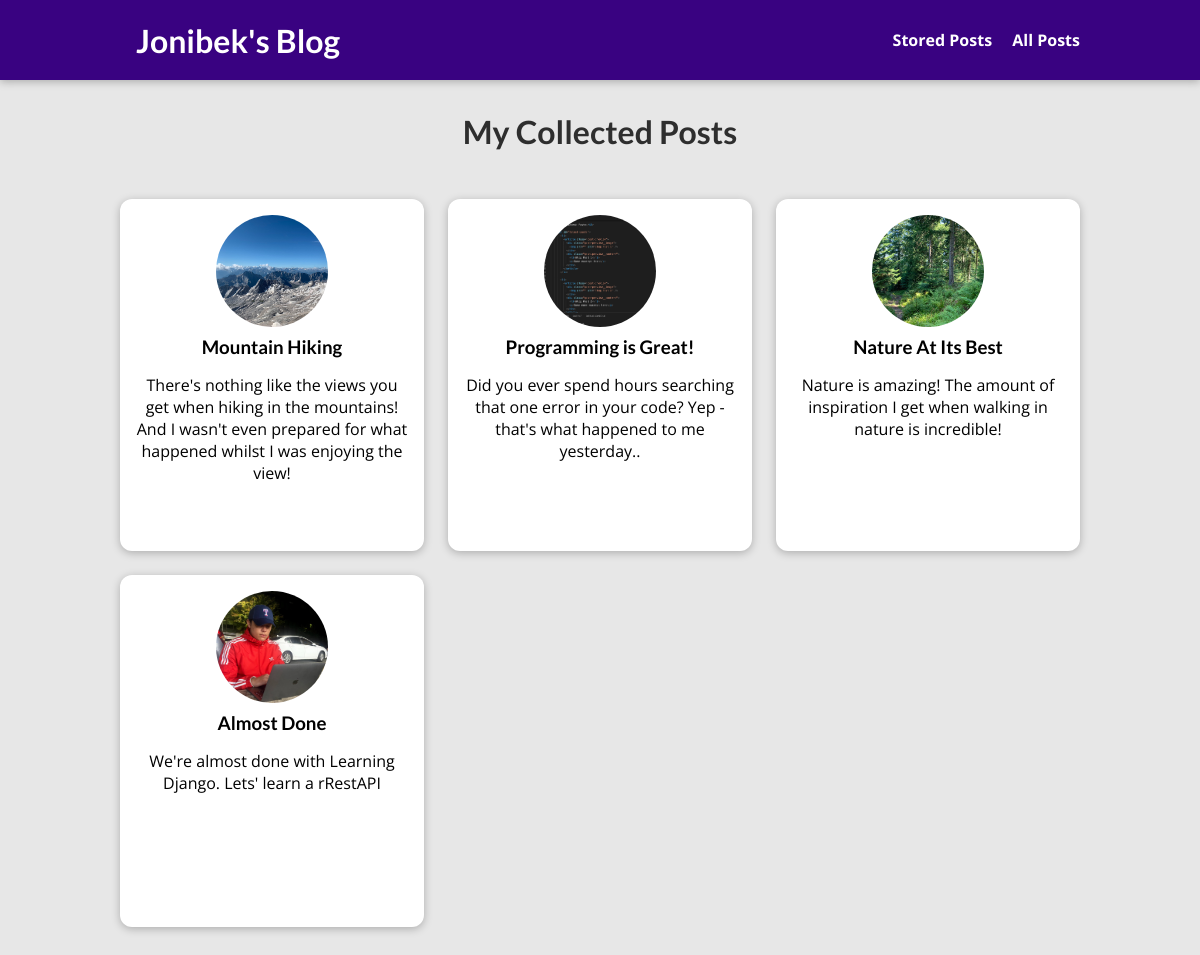
The page /posts on the database its author committed.
### blog/models.py (models this page shows, shortened)
class Post(models.Model):
    title = models.CharField(max_length=150)
    excerpt = models.CharField(max_length=200)
    image = models.ImageField(upload_to="posts", null=True)
    date = models.DateField(auto_now=True)
    slug = models.SlugField(unique=True, db_index=True)
    content = models.TextField()
    author = models.ForeignKey(
        Author, on_delete=models.SET_NULL, null=True, related_name='posts')
    tags = models.ManyToManyField(Tag)

### blog/views.py (the view)
# urls.py: path('posts', views.PostsView.as_view(), name='posts_page'),
class PostsView(ListView):
    template_name = "blog/all-posts.html"
    model = Post
    ordering = ["-date"]
    context_object_name = 'all_posts'

### blog/templates/blog/all-posts.html (shortened to what this page needs)
{% extends 'base.html' %}
{% load static %}
{% block css_files %}
 <link rel="stylesheet" href="{% static 'blog/post.css' %}">
 <link rel="stylesheet" href="{% static 'blog/all-posts.css' %}">
{% endblock css_files %}
{% block content %}
<section id="all-posts">
    <h2>My Collected Posts</h2>
    <ul>
        {% for post in all_posts %}
        {% include 'blog/includes/post.html' %}
        {% endfor %}
    </ul>
</section>
{% endblock content %}

### blog/templates/blog/includes/post.html
<li>
    <article class="post">
        <a href="{% url 'post_detail_page' post.slug%}">
            <img src="{{ post.image.url }}" alt="{{post.title}}">
            <div class="post__content">
                <h3>{{post.title}}</h3>
                <p>{{post.excerpt}}</p>
            </div>
        </a>
    </article>
</li>

### static/app.css (style rules this page uses)
* { box-sizing: border-box; }
html { font-family: 'Open Sans', 'Lato', sans-serif; }
body { margin: 0; }
h1, h2, h3 { font-family: 'Lato', sans-serif; font-weight: bold; }

### blog/static/blog/post.css (style rules this page uses)
.post { display: flex; flex-direction: column; align-items: center; text-align: center; }
.post a { text-decoration: none; color: black; transition: all 0.2s ease; padding: 1rem; }
.post img { width: 5rem; height: 5rem; object-fit: cover; border-radius: 50%; }
.post h3 { margin: 0.25rem 0; }

### blog/static/blog/all-posts.css (style rules this page uses)
body { background-color: #e7e7e7; }
#all-posts { margin: 7rem auto; width: 90%; max-width: 60rem; }
#all-posts h2 { text-align: center; font-size: 2rem; color: #2e2e2e; margin: 3rem 0; }
ul { list-style: none; margin: 0; padding: 0; display: grid; grid-template-columns: repeat(auto-fill, minmax(17rem, 1fr)); gap: 1.5rem; }
.post img { width: 7rem; height: 7rem; }
.post a { height: 22rem; transform-origin: center; box-shadow: 0 2px 8px rgba(0, 0, 0, 0.25); border-radius: 12px; background-color: white; }

### rows shown on the page
Post: image (picture), title "Mountain Hiking", excerpt "There's nothing like the views you get when hiking in the mountains! And I wasn't even prepared for what happened whilst I was enjoying the view!"
Post: image (picture), title "Programming is Great!", excerpt "Did you ever spend hours searching that one error in your code? Yep - that's what happened to me yesterday.."
Post: image (picture), title "Nature At Its Best", excerpt "Nature is amazing! The amount of inspiration I get when walking in nature is incredible!"
Post: image (picture), title "Almost Done", excerpt "We're almost done with Learning Django. Lets' learn a rRestAPI"
